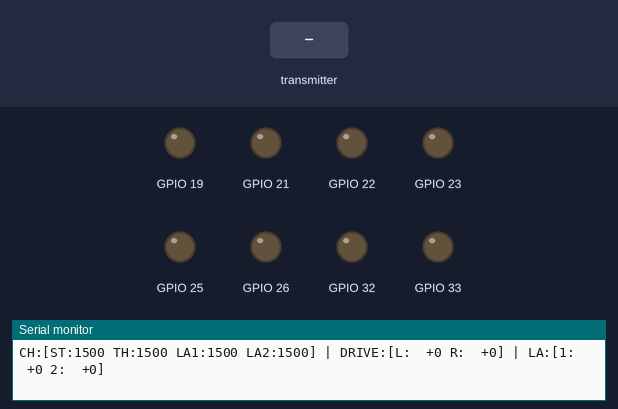
Simulated run of this sketch. Board: ESP32. On the bench: output pins drawn as LEDs (lit = HIGH), the last lines printed to the serial monitor. Inputs (shaded band) come from the test bench.

Above: at 1.4 s.
1.5 s: the transmitter starts sending readChannel.0 = 1000
At 2.7 s:
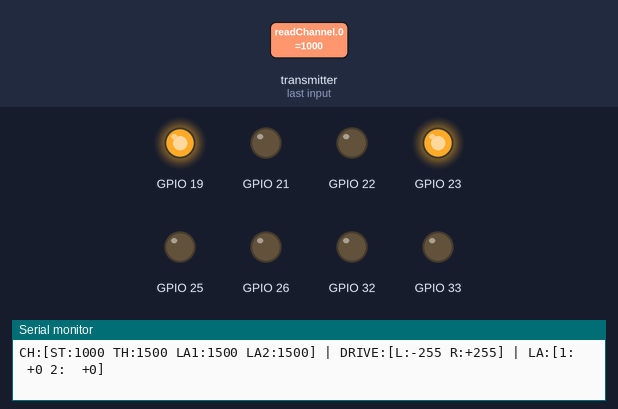
3.0 s: the transmitter starts sending readChannel.1 = 1000
At 4.1 s:
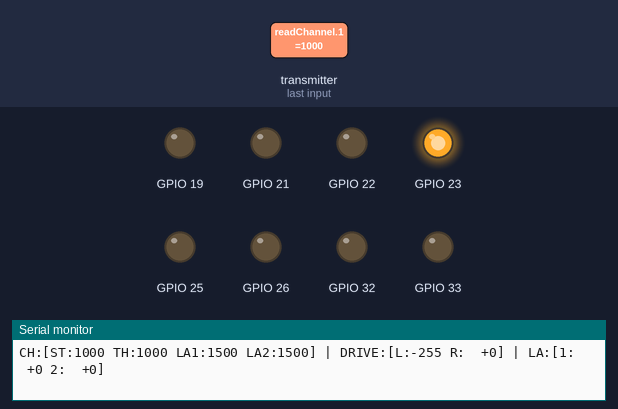
4.5 s: the transmitter starts sending readChannel.3 = 1000
At 5.2 s:
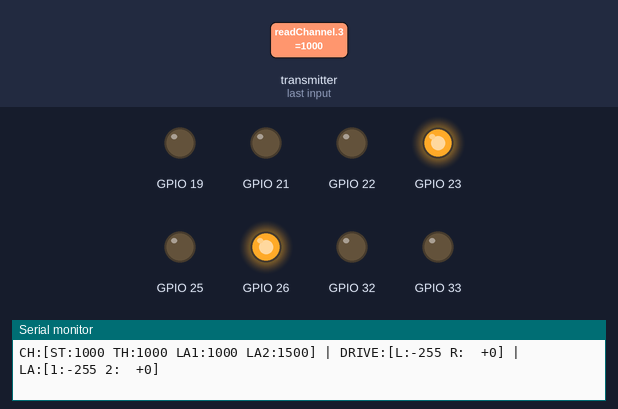
6.0 s: the transmitter starts sending readChannel.4 = 1000
At 6.3 s:
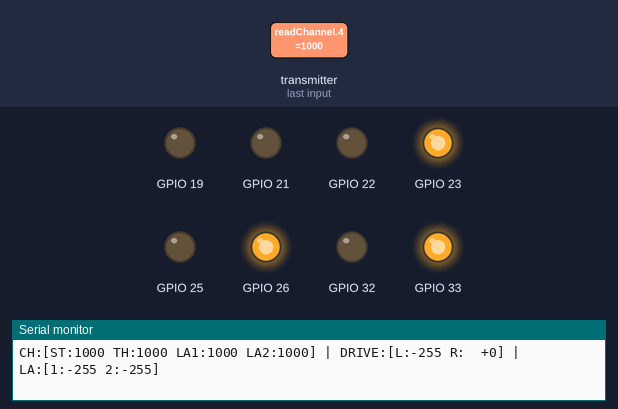
7.5 s: the transmitter starts sending readChannel.0 = 1250
At 8.7 s:
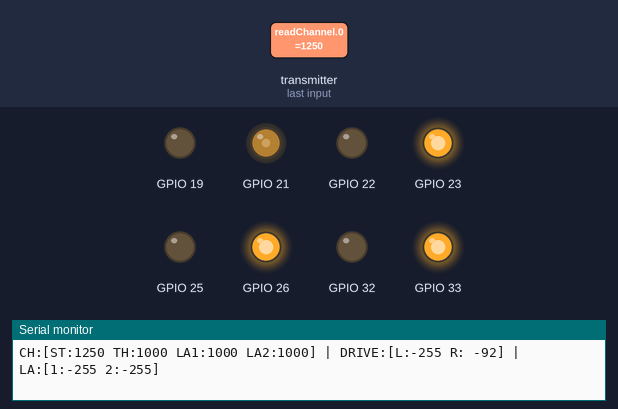
9.0 s: the transmitter starts sending readChannel.1 = 1500
At 9.9 s:
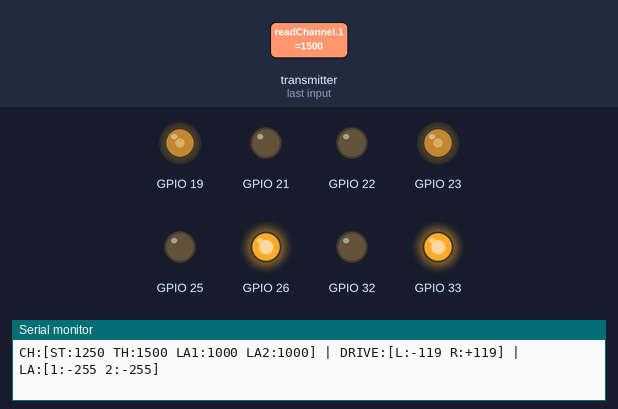
Timing chart, 0 to 11.5 s (numbered marks = the images above; inputs shaded):
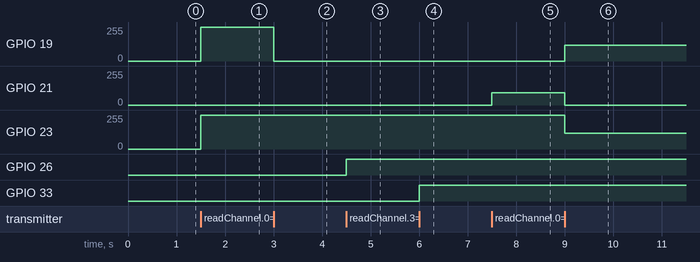

The sketch:

main.ino
```cpp
#include <Arduino.h>
#include <IBusBM.h>

// =====================================================
// 1. PIN DEFINITIONS (EXACT - UNCHANGED)
// =====================================================
#define IBUS_RX_PIN 16

// BTS7960 Motor Driver Pins
// Main Drive - Right Motor
#define RRPWM 19
#define RLPWM 21

// Main Drive - Left Motor
#define LPWM  22
#define LLPWM 23

// Linear Actuator 1 (M3)
#define M3_RPWM 25
#define M3_LPWM 26

// Linear Actuator 2 (M4)
#define M4_RPWM 32
#define M4_LPWM 33

// =====================================================
// 2. LEDC PWM CONFIGURATION
// =====================================================
#define LPWM_CH     0
#define LLPWM_CH    1
#define RPWM_CH     2
#define RLPWM_CH    3
#define M3_RPWM_CH  4
#define M3_LPWM_CH  5
#define M4_RPWM_CH  6
#define M4_LPWM_CH  7

#define PWM_FREQ 1000  // 1 kHz
#define PWM_RES  8     // 8-bit resolution (0 - 255)

// Dual-core helper to support both ESP32 Arduino Core 2.x and 3.x
#if defined(ESP_ARDUINO_VERSION_MAJOR) && (ESP_ARDUINO_VERSION_MAJOR >= 3)
  inline void pwmSetup(uint8_t pin, uint8_t ch) {
    ledcAttachChannel(pin, PWM_FREQ, PWM_RES, ch);
  }
  inline void pwmWrite(uint8_t pin, uint8_t ch, uint32_t duty) {
    ledcWrite(pin, duty);
  }
#else
  inline void pwmSetup(uint8_t pin, uint8_t ch) {
    ledcSetup(ch, PWM_FREQ, PWM_RES);
    ledcAttachPin(pin, ch);
  }
  inline void pwmWrite(uint8_t pin, uint8_t ch, uint32_t duty) {
    ledcWrite(ch, duty);
  }
#endif

// =====================================================
// 3. IBUS CHANNELS & TUNING
// =====================================================
// iBus channel indices (0-based: Channel 1 -> 0, Channel 2 -> 1, ...)
#define CH1_STEER_IDX     0  // CH1: Steering
#define CH2_THROTTLE_IDX  1  // CH2: Throttle
#define CH4_LA1_IDX       3  // CH4: Linear Actuator 1
#define CH5_LA2_IDX       4  // CH5: Linear Actuator 2

// Deadband & Timeout Settings
#define IBUS_TIMEOUT_MS     200   // Failsafe timeout in ms
#define STICK_DEADBAND       30   // Deadband for drive sticks around 1500 us
#define ACTUATOR_DEADBAND    50   // Deadband for linear actuators around 1500 us

// Actuator Speed Settings
#define ACTUATOR_SPEED       255  // 1 to 255 (full speed recommended for linear actuators)
#define ACTUATOR_PROPORTIONAL false // false = full speed on deflection, true = proportional

// Inversion Flags (change to true if any motor moves the wrong way)
const bool INVERT_LEFT_MOTOR  = false;
const bool INVERT_RIGHT_MOTOR = false;
const bool INVERT_STEER       = false;
const bool INVERT_THROTTLE    = false;
const bool INVERT_ACTUATOR_1  = false;
const bool INVERT_ACTUATOR_2  = false;

// Debugging
#define DEBUG_INTERVAL_MS 200     // Telemetry print rate (0 = disabled)

// =====================================================
// 4. BTS7960 MOTOR DRIVER HELPER
// =====================================================
struct BTS7960Driver {
  uint8_t fwdPin;
  uint8_t revPin;
  uint8_t fwdCh;
  uint8_t revCh;
  bool inverted;

  void init() {
    pinMode(fwdPin, OUTPUT);
    pinMode(revPin, OUTPUT);
    digitalWrite(fwdPin, LOW);
    digitalWrite(revPin, LOW);
    pwmSetup(fwdPin, fwdCh);
    pwmSetup(revPin, revCh);
    stop();
  }

  void setSpeed(int speed) {
    if (inverted) speed = -speed;
    speed = constrain(speed, -255, 255);

    if (speed > 0) {
      pwmWrite(revPin, revCh, 0);            // Turn off reverse first (prevent shoot-through)
      pwmWrite(fwdPin, fwdCh, (uint32_t)speed);
    } else if (speed < 0) {
      pwmWrite(fwdPin, fwdCh, 0);            // Turn off forward first
      pwmWrite(revPin, revCh, (uint32_t)(-speed));
    } else {
      stop();
    }
  }

  void stop() {
    pwmWrite(fwdPin, fwdCh, 0);
    pwmWrite(revPin, revCh, 0);
  }
};

// Motor driver instances
BTS7960Driver leftMotor  = {LPWM,    LLPWM,   LPWM_CH,    LLPWM_CH,   INVERT_LEFT_MOTOR};
BTS7960Driver rightMotor = {RRPWM,   RLPWM,   RPWM_CH,    RLPWM_CH,   INVERT_RIGHT_MOTOR};
BTS7960Driver actuator1  = {M3_RPWM, M3_LPWM, M3_RPWM_CH, M3_LPWM_CH, INVERT_ACTUATOR_1};
BTS7960Driver actuator2  = {M4_RPWM, M4_LPWM, M4_RPWM_CH, M4_LPWM_CH, INVERT_ACTUATOR_2};

void stopAllMotors() {
  leftMotor.stop();
  rightMotor.stop();
  actuator1.stop();
  actuator2.stop();
}

// =====================================================
// 5. HARDWARE & IBUS LOGIC
// =====================================================
HardwareSerial IBusSerial(2);
IBusBM IBus;

uint8_t  lastFrameCount = 0;
uint32_t lastFrameTime  = 0;
uint32_t lastDebugTime  = 0;

int readChannel(uint8_t chIndex, int defaultValue = 1500) {
  uint16_t val = IBus.readChannel(chIndex);
  if (val < 800 || val > 2200) return defaultValue;
  return (int)val;
}

bool isIbusAlive() {
  uint8_t currentCount = IBus.cnt_rec;
  if (currentCount != lastFrameCount) {
    lastFrameCount = currentCount;
    lastFrameTime  = millis();
  }
  return (millis() - lastFrameTime) < IBUS_TIMEOUT_MS;
}

// Map pulse (1000 - 2000 us, center 1500) to speed (-255 to 255)
int pulseToDriveSpeed(int pulse, int deadband, bool invert) {
  int delta = pulse - 1500;
  if (abs(delta) <= deadband) return 0;

  int speed = 0;
  if (delta > 0) {
    speed = map(delta, deadband, 500, 0, 255);
  } else {
    speed = map(delta, -deadband, -500, 0, -255);
  }
  speed = constrain(speed, -255, 255);
  return invert ? -speed : speed;
}

// Actuator control: 1500 neutral, moving in either dir applies motion
int computeActuatorSpeed(int pulse, int deadband, bool invert) {
  int delta = pulse - 1500;
  if (abs(delta) <= deadband) return 0;

  int speed = 0;
  if (ACTUATOR_PROPORTIONAL) {
    if (delta > 0) {
      speed = map(delta, deadband, 500, 60, ACTUATOR_SPEED);
    } else {
      speed = map(delta, -deadband, -500, -60, -ACTUATOR_SPEED);
    }
    speed = constrain(speed, -ACTUATOR_SPEED, ACTUATOR_SPEED);
  } else {
    speed = (delta > 0) ? ACTUATOR_SPEED : -ACTUATOR_SPEED;
  }

  return invert ? -speed : speed;
}

void debugPrint(int steer, int throttle, int la1, int la2, int leftSpd, int rightSpd, int act1Spd, int act2Spd) {
#if DEBUG_INTERVAL_MS > 0
  if (millis() - lastDebugTime < DEBUG_INTERVAL_MS) return;
  lastDebugTime = millis();

  Serial.printf("CH:[ST:%4d TH:%4d LA1:%4d LA2:%4d] | DRIVE:[L:%+4d R:%+4d] | LA:[1:%+4d 2:%+4d]\n",
                steer, throttle, la1, la2, leftSpd, rightSpd, act1Spd, act2Spd);
#endif
}

// =====================================================
// 6. SETUP
// =====================================================
void setup() {
  Serial.begin(115200);
  delay(200);
  Serial.println("\n=== Rover Manual Control Starting ===");

  // Initialize motor drivers
  leftMotor.init();
  rightMotor.init();
  actuator1.init();
  actuator2.init();

  // Initialize iBus on UART2 RX (GPIO 16)
  IBusSerial.begin(115200, SERIAL_8N1, IBUS_RX_PIN, -1);
  IBus.begin(IBusSerial);

  lastFrameTime  = millis();
  lastFrameCount = IBus.cnt_rec;

  Serial.println("System Ready. Listening for iBus...");
}

// =====================================================
// 7. MAIN LOOP
// =====================================================
void loop() {
  // Failsafe: stop all motors immediately if transmitter is offline or disconnected
  if (!isIbusAlive()) {
    stopAllMotors();
    return;
  }

  // 1. Read Channels (default to 1500 neutral if invalid)
  int steerRaw    = readChannel(CH1_STEER_IDX,    1500);
  int throttleRaw = readChannel(CH2_THROTTLE_IDX, 1500);
  int la1Raw      = readChannel(CH4_LA1_IDX,      1500);
  int la2Raw      = readChannel(CH5_LA2_IDX,      1500);

  // 2. Drive Motors - Differential Steering Mixing
  int steer    = pulseToDriveSpeed(steerRaw,    STICK_DEADBAND, INVERT_STEER);
  int throttle = pulseToDriveSpeed(throttleRaw, STICK_DEADBAND, INVERT_THROTTLE);

  int leftSpeed  = throttle + steer;
  int rightSpeed = throttle - steer;

  // Normalize speeds to preserve turning authority at full speed
  int maxMagnitude = max(abs(leftSpeed), abs(rightSpeed));
  if (maxMagnitude > 255) {
    leftSpeed  = (leftSpeed * 255) / maxMagnitude;
    rightSpeed = (rightSpeed * 255) / maxMagnitude;
  }

  // 3. Linear Actuators - 1500 neutral, moving towards any dir applies that
  int act1Speed = computeActuatorSpeed(la1Raw, ACTUATOR_DEADBAND, INVERT_ACTUATOR_1);
  int act2Speed = computeActuatorSpeed(la2Raw, ACTUATOR_DEADBAND, INVERT_ACTUATOR_2);

  // 4. Output to Motor Drivers
  leftMotor.setSpeed(leftSpeed);
  rightMotor.setSpeed(rightSpeed);
  actuator1.setSpeed(act1Speed);
  actuator2.setSpeed(act2Speed);

  // 5. Diagnostics Output
  debugPrint(steerRaw, throttleRaw, la1Raw, la2Raw, leftSpeed, rightSpeed, act1Speed, act2Speed);
}
```

Measured:
- after the input at 1.5 s, GPIO 19, GPIO 23: 0/255 → 255/255 at once
- after the input at 3.0 s, GPIO 19: 255/255 → 0/255 at once
- after the input at 4.5 s, GPIO 26: LOW → HIGH at once
- after the input at 6.0 s, GPIO 33: LOW → HIGH at once
- after the input at 7.5 s, GPIO 21: 0/255 → 92/255 at once
- after the input at 9.0 s, GPIO 19: 0/255 → 119/255 at once; GPIO 21: 92/255 → 0/255 at once; GPIO 23: 255/255 → 119/255 at once
